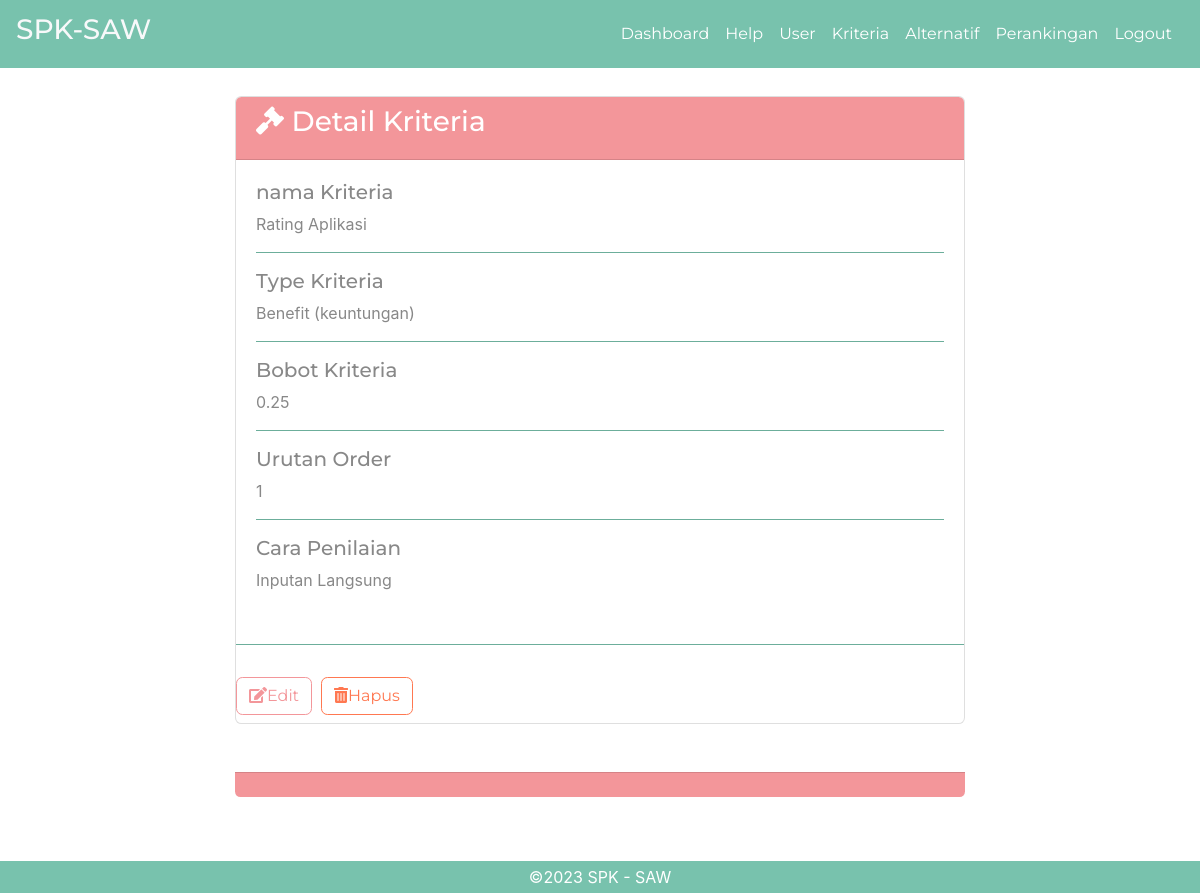
/single-kriteria.php?id=49 (signed in), run on the app's committed database.
### tables this page shows
CREATE TABLE `kriteria` (
  `id_kriteria` int(10) NOT NULL,
  `nama` varchar(30) NOT NULL,
  `type` enum('benefit','cost') NOT NULL,
  `bobot` float NOT NULL,
  `ada_pilihan` tinyint(1) DEFAULT NULL,
  `urutan_order` int(2) NOT NULL
);

### single-kriteria.php (the view, shortened to what this page needs)
<?php require_once('includes/init.php'); ?>
<?php
$ada_error = false;
$result = '';
$id_kriteria = (isset($_GET['id'])) ? trim($_GET['id']) : '';
if(!$id_kriteria) {
	$ada_error = 'Maaf, data tidak dapat diproses.';
} else {
	$query = $pdo->prepare('SELECT * FROM kriteria WHERE kriteria.id_kriteria = :id_kriteria');
	$query->execute(array('id_kriteria' => $id_kriteria));
	$result = $query->fetch();
}
?>
<?php
$judul_page = 'Detail Kriteria';
require_once('head.php');
require_once('navbar.php');
?>
<div class="container pt-5 pb-5">
	<div class="row ">
		<div class="col col-md-8 mx-auto">
			<div class="card mb-5">
				<div class="card-header pt-2 bg-secondary text-white">
                    <h3><i class="fas fa-gavel "></i> <?php echo $judul_page; ?></h3>
                    </div>
                    <?php if($ada_error): ?>
                        <?php echo '<p>'.$ada_error.'</p>'; ?>
                    <?php elseif(!empty($result)): ?>
                <div class="card-body">
                    <h5>nama Kriteria</h5>
                    <p><?php echo $result['nama']; ?></p>
                    <hr class="bg-primary">
                    <h5>Type Kriteria</h5>
                    <p><?php
                    if($result['type'] == 'benefit') {
                        echo 'Benefit (keuntungan)';
                    } elseif($result['type'] == 'cost') {
                        echo 'Cost (kerugian)';
                    }
                    ?></p>
                    <hr class="bg-primary">
                    <h5>Bobot Kriteria</h5>
                    <p><?php echo $result['bobot']; ?></p>
                    <hr class="bg-primary">
                    <h5>Urutan Order</h5>
                    <p><?php echo $result['urutan_order']; ?></p>
                    <hr class="bg-primary">
                    <h5>Cara Penilaian</h5>
                    <p><?php
                    if($result['ada_pilihan'] == 1) {
                        echo 'Menggunakan Pilihan Variabel (Sub Kriteria)';
                    } else {
                        echo 'Inputan Langsung';
                    }
                    ?></p>
                    </div>
                    <hr class="bg-primary">
                    <div class="pt-3 pb-2">
                     <a class="btn btn-outline-secondary" href="edit-kriteria.php?id=<?php echo $id_kriteria; ?>" role="button"><span class="text-danger"></span><i class="fas fa-edit"></i>Edit</a>&nbsp;
                    <a class="btn btn-outline-danger" href="hapus-kriteria.php?id=<?php echo $id_kriteria; ?>" role="button"><span class="fas fa-trash-alt"></span>Hapus</a>
                    </div>
                </div>
                <?php endif; ?>
			<div class="card-footer bg-secondary"></div>
		    </div>
        </div>
	</div>
<?php
require_once('foot.php');

### data on the page
kriteria: nama "Rating Aplikasi", bobot "0.25", urutan_order "1"

### other printed values
$judul_page "Detail Kriteria"
